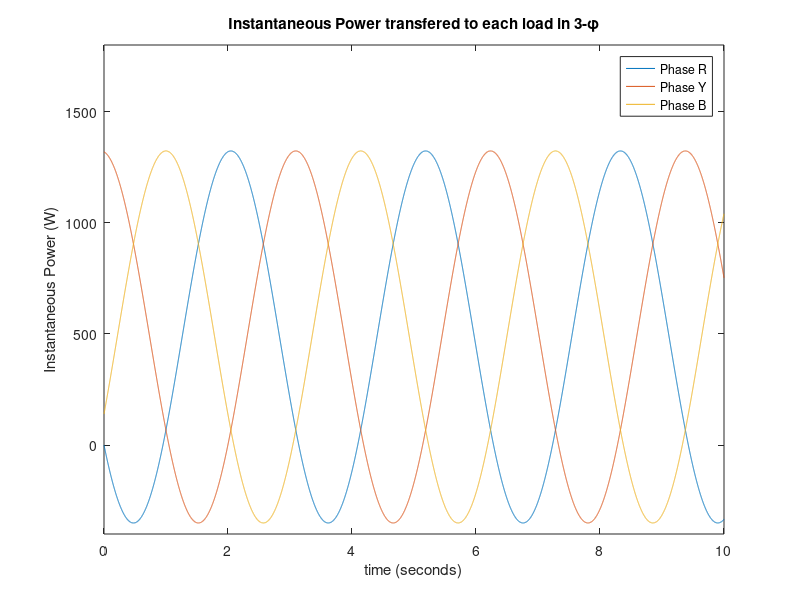

This figure's MATLAB source:
% Lab 2
 
% Defining 120 deg. in radians
rad120 = (2*pi/3);
 
% Voltage per phase 120 Volts; Resistance 5 ohm; Inductance j7 ohm
Vm = 120;
R = 5;
Xl = 7;
 
% frequency = 50Hz
t = 0:0.001:10;
Z = sqrt(R^2 + Xl^2);
 
Pa = (Vm*Vm*sin(t).*sin(t-atan(Xl/R))/Z); 
Pb = (Vm*Vm*sin(t + rad120).*sin(t+rad120-atan(Xl/R))/Z);
Pc = (Vm*Vm*sin(t - rad120).*sin(t-rad120-atan(Xl/R))/Z);
 
plot(t, Pa, t, Pb, t, Pc)

title('Instantaneous Power transfered to each load in 3-\phi')
xlabel('time (seconds)')
ylabel('Instantaneous Power (W)')
legend('Phase R', 'Phase Y', 'Phase B')

 
% Setting y-axis limits
ylim([-400 1800])
